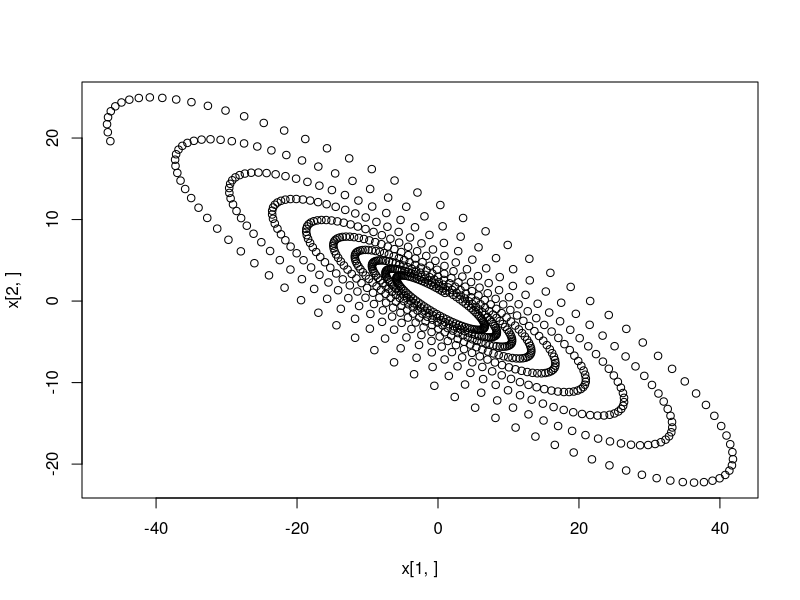

The R source for this figure:

processAll <- function() {
    A <- matrix(c(-128, 80, -272, 128), ncol=2)
    dt <- 1e-3
    x0 <- c(1,1)
    nSteps <- 800

    AforI <- dt*A + diag(2)
    x <- matrix(NA, nrow=nrow(A), ncol=nSteps)
    x[,1] <- x0
    for(n in 2:nSteps) {
        x[,n] <-AforI%*%x[,n-1]
    }
    plot(x[1,], x[2,])
    browser()
}

processAll()
